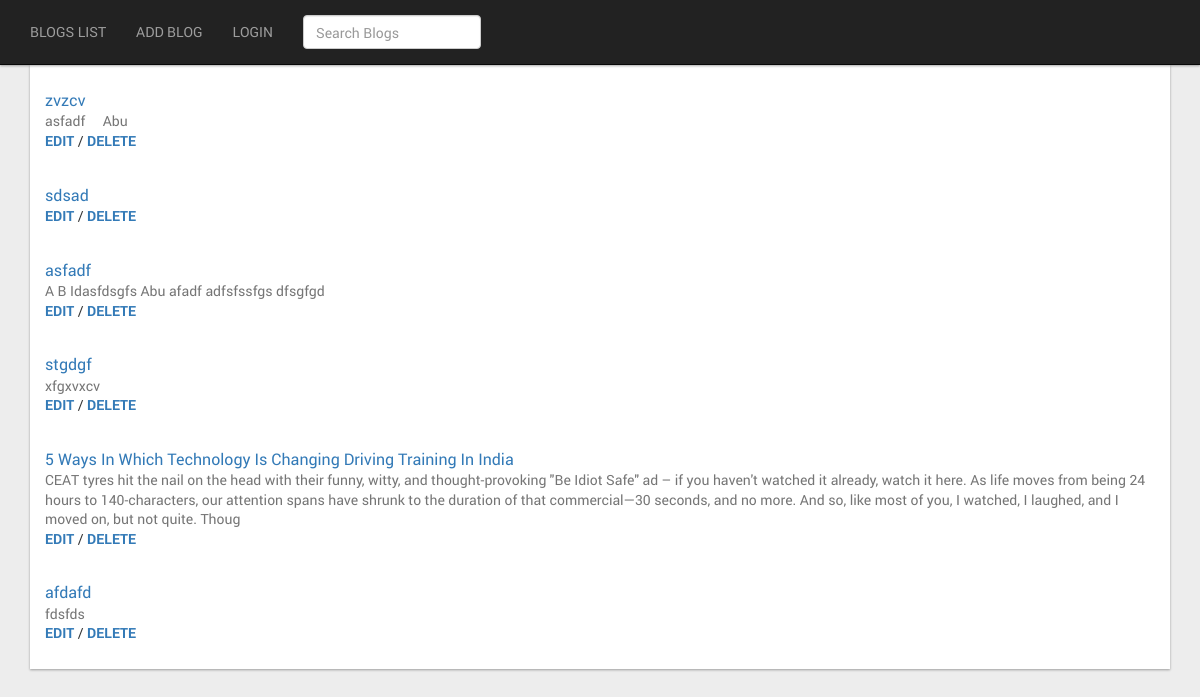
Page /index.php/blog/show on the earlier database version.
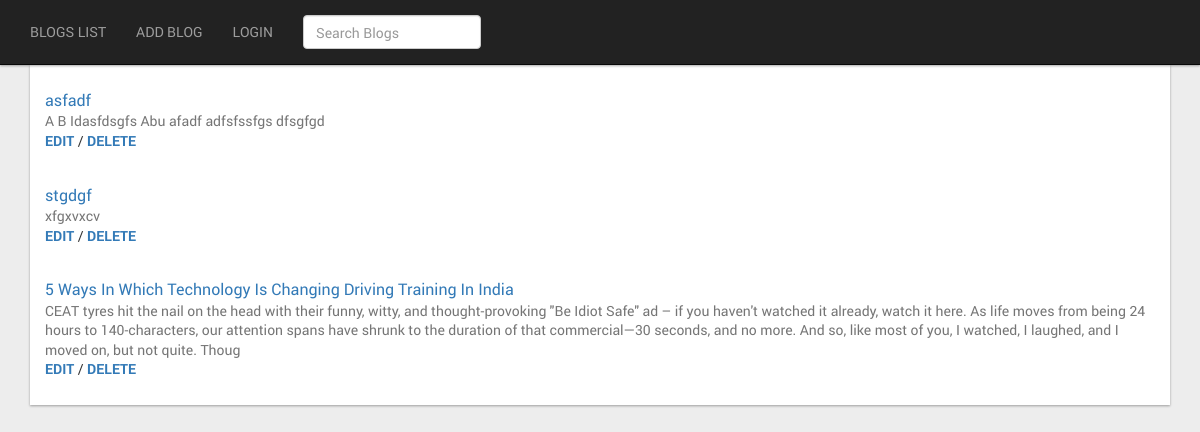
Same page on the later database version.
### tables this page shows
CREATE TABLE IF NOT EXISTS `blogs` (
  `id` int(10) unsigned NOT NULL AUTO_INCREMENT,
  `blog_title` char(150) NOT NULL,
  `blog_content` text NOT NULL,
  `blog_banner` char(40) NOT NULL,
  `user_id` int(10) unsigned NOT NULL,
  `updated_at` timestamp NOT NULL DEFAULT CURRENT_TIMESTAMP ON UPDATE CURRENT_TIMESTAMP,
  `created_at` datetime NOT NULL,
  PRIMARY KEY (`id`),
  KEY `fk_blog_user` (`user_id`)
);

### application/controllers/Blog.php (called while the page is built, shortened)
<?php
class Blog extends CI_Controller
{
	public function show()
	{
		$this->load->model('blogModel');
		$blogs = $this->blogModel->getAll();
		$this->load->view('layouts/header');
		$this->load->view('blog/show', ['blogs' => $blogs->result()]);
		$this->load->view('layouts/footer');
	}
}

### index.php (called while the page is built, shortened)
<?php
require_once BASEPATH.'core/CodeIgniter.php';

### application/models/BlogModel.php (called while the page is built, shortened)
<?php
class BlogModel extends CI_Model
{
	public function getAll()
	{
		return $this->db->order_by('id DESC')->get('blogs');
	}
}

### application/helpers/common_helper.php (called while the page is built, shortened)
<?php
function xss_safe($text)
{
	return htmlentities($text, ENT_QUOTES, 'UTF-8');
}
function strip_blog_list($text)
{
	return strip_tags($text);
}

### application/views/blog/show.php (the view, shortened to what this page needs)
<div class="container">
	<div class="row">
		<div class="col-sm-12">
			<div class="list-group pmd-z-depth pmd-card-list">
				<?php foreach ($blogs as $key => $blog): ?>
					<div class="list-group-item">
						<h3 class="list-group-item-heading"><a href="<?=base_url('blog/item/'.$blog->id)?>"><?=xss_safe($blog->blog_title)?></a></h3>
						<p class="list-group-item-text"><?=strip_blog_list(substr($blog->blog_content, 0, 500))?></p>
						<a href="#"><b>EDIT</b></a> /
						<a href="#" data-id="<?=$blog->id?>" class="delete-blog"><b>DELETE</b></a>
					</div>
				<?php endforeach; ?>
			</div>
		</div>
	</div>
</div>

Differences in the rows shown:
removed blogs: blog_title "zvzcv", blog_content "asfadf Abu"
removed blogs: blog_title "sdsad"
removed blogs: blog_title "afdafd", blog_content "fdsfds"
